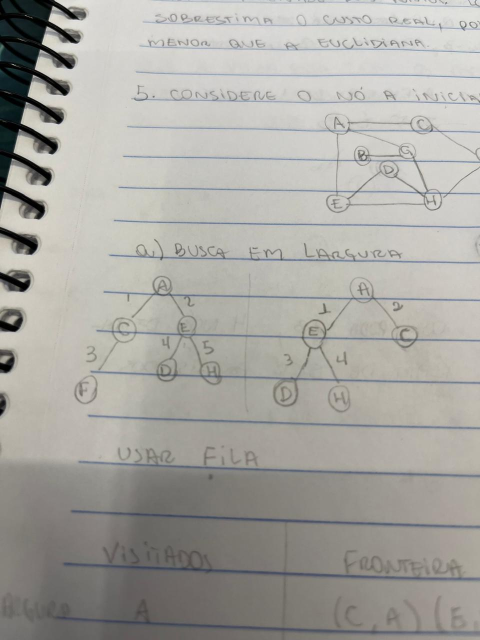
#> input picture grafo2.jpeg, 960 x 1280 px (shown at 1/2 size)
$ python static.py
#> lines starting #> are read from the running program, lines starting #| are printed output that depends on the picture
#> further down, cap is the input picture: shape (1280, 960, 3); mean B, G, R 161.3, 166.4, 167.7
import numpy as np
import cv2
import tkinter as tk
from PIL import Image, ImageTk

WINDOW_WIDTH = 800
WINDOW_HEIGHT = 800

# Function to update parameters when "Apply" button is clicked
def update_params():
    global minDist, param1, param2, minRadius, maxRadius, cap, frame_copy

    # Get parameter values from text entry widgets
    minDist = int(minDist_entry.get())
    param1 = int(param1_entry.get())
    param2 = int(param2_entry.get())
    minRadius = int(minRadius_entry.get())
    maxRadius = int(maxRadius_entry.get())

    # Create a copy of the original frame
    frame_copy = cap.copy()

    # Convert the frame to grayscale
    gray = cv2.cvtColor(frame_copy, cv2.COLOR_BGR2GRAY)

    # Apply bilateral filter for noise reduction
    blurred = cv2.GaussianBlur(gray, (7, 7), 1.5)

    # Detect circles using Hough Transform with updated parameters
    circles = cv2.HoughCircles(blurred, cv2.HOUGH_GRADIENT_ALT, 1, minDist,
                               param1=param1, param2=param2,
                               minRadius=minRadius, maxRadius=maxRadius)

    # Draw detected circles on the frame copy
    if circles is not None:
        circles = np.uint16(np.around(circles))
        for i in circles[0, :]:
            cv2.circle(frame_copy, (i[0], i[1]), i[2], (0, 255, 0), 2)

    # Display the resulting frame
    display_image(frame_copy)

# Function to display image in Tkinter window
def display_image(image):
    image = rescale_image(image)
    image = cv2.cvtColor(image, cv2.COLOR_BGR2RGB)
    image = Image.fromarray(image)
    image = ImageTk.PhotoImage(image)
    canvas.create_image(0, 0, anchor=tk.NW, image=image)
    canvas.image = image

def rescale_image(image):
    wProportion = WINDOW_WIDTH / image.shape[1]
#> wProportion = 0.833
    hProportion = WINDOW_HEIGHT / image.shape[0]
#> hProportion = 0.625

    width = int(image.shape[1] * wProportion)
#> width = 800
    height = int(image.shape[0] * hProportion)
#> height = 800
    dimensions = (width, height)
#> dimensions = (800, 800)

    return cv2.resize(image, dimensions, interpolation=cv2.INTER_AREA)
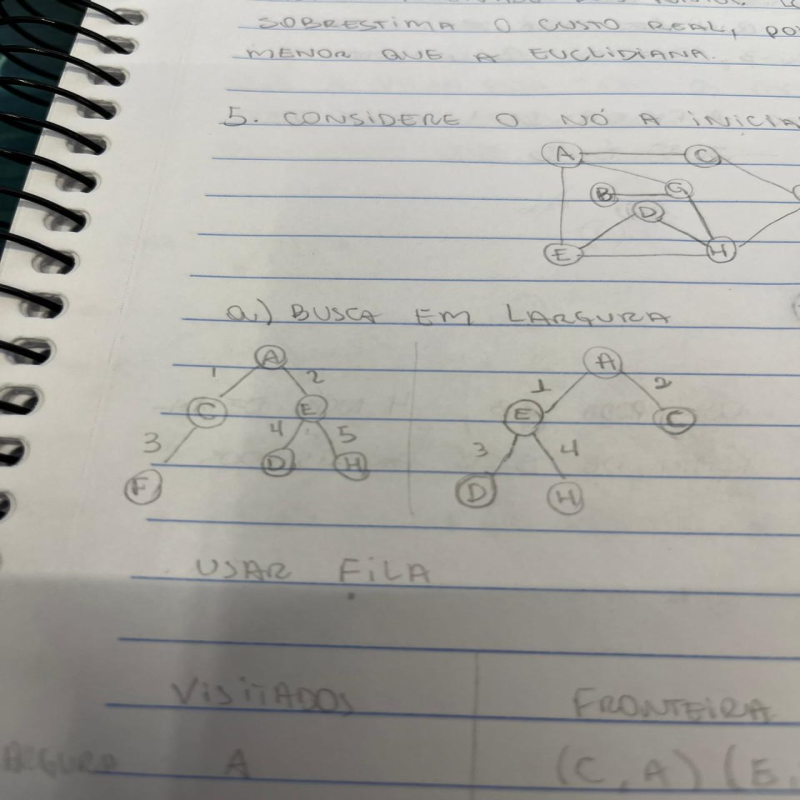
#> returned value: shape (800, 800, 3); mean of channels 0, 1, 2 161.3, 166.4, 167.7; drawn as B, G, R

# Load the image
cap = cv2.imread('grafo2.jpeg')

# Initialize parameters
minDist = 204
param1 = 21
param2 = 62
minRadius = 18
maxRadius = 0

# Create a copy of the original frame
frame_copy = cap.copy()

# Create Tkinter window
root = tk.Tk()
root.geometry(f"{WINDOW_WIDTH}x{WINDOW_HEIGHT}")
root.title("Circle Detection Parameters")

# Create canvas to display image
canvas = tk.Canvas(root, width=frame_copy.shape[1], height=frame_copy.shape[0])
canvas.pack()

# Create labels and entry widgets for parameters
minDist_label = tk.Label(root, text="minDist:")
minDist_label.place(x=10, y=10)
minDist_entry = tk.Entry(root)
minDist_entry.insert(0, str(minDist))
minDist_entry.place(x=70, y=10)

param1_label = tk.Label(root, text="param1:")
param1_label.place(x=10, y=40)
param1_entry = tk.Entry(root)
param1_entry.insert(0, str(param1))
param1_entry.place(x=70, y=40)

param2_label = tk.Label(root, text="param2:")
param2_label.place(x=10, y=70)
param2_entry = tk.Entry(root)
param2_entry.insert(0, str(param2))
param2_entry.place(x=70, y=70)

minRadius_label = tk.Label(root, text="minRadius:")
minRadius_label.place(x=10, y=100)
minRadius_entry = tk.Entry(root)
minRadius_entry.insert(0, str(minRadius))
minRadius_entry.place(x=70, y=100)

maxRadius_label = tk.Label(root, text="maxRadius:")
maxRadius_label.place(x=10, y=130)
maxRadius_entry = tk.Entry(root)
maxRadius_entry.insert(0, str(maxRadius))
maxRadius_entry.place(x=70, y=130)

# Create "Apply" button
apply_button = tk.Button(root, text="Apply", command=update_params)
apply_button.place(x=10, y=160)

# Display initial image
display_image(frame_copy)

# Start Tkinter event loop
root.mainloop()

$ run again, with grafo.jpeg copied over grafo2.jpeg
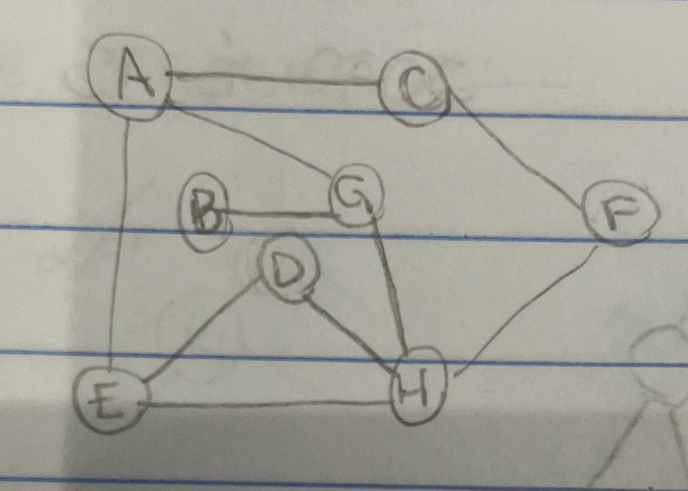
#> input picture grafo.jpeg, 1376 x 981 px (shown at 1/2 size)
#> cap is the input picture: shape (981, 1376, 3); mean B, G, R 153.5, 163.8, 165.4
#> in rescale_image, `return cv2.resize(image, dimensions, interpolation=cv2.INTER_AREA)`:
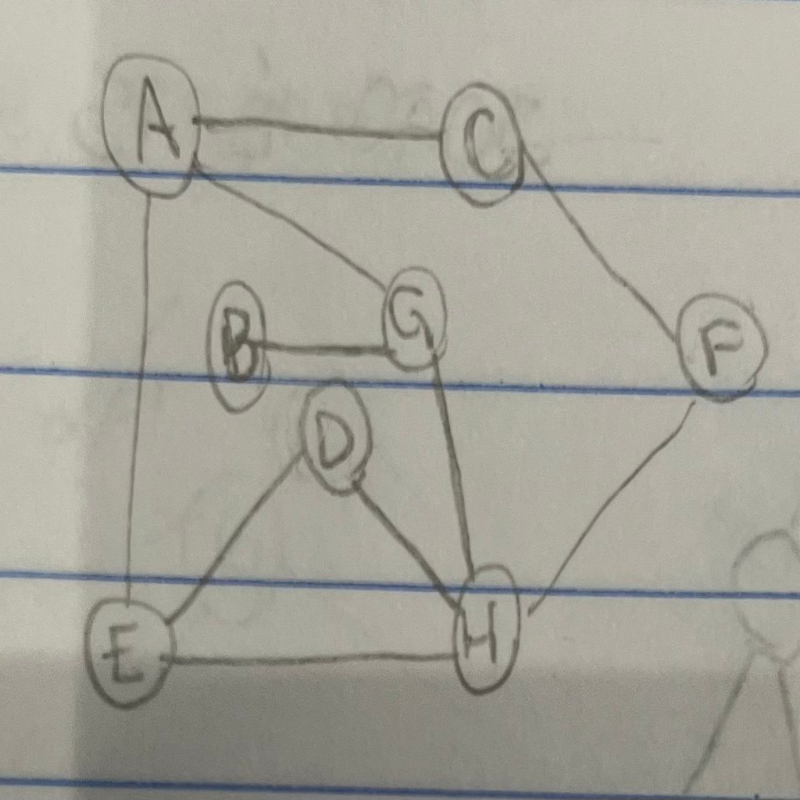
#> returned value: shape (800, 800, 3); mean of channels 0, 1, 2 153.5, 163.8, 165.4; drawn as B, G, R
